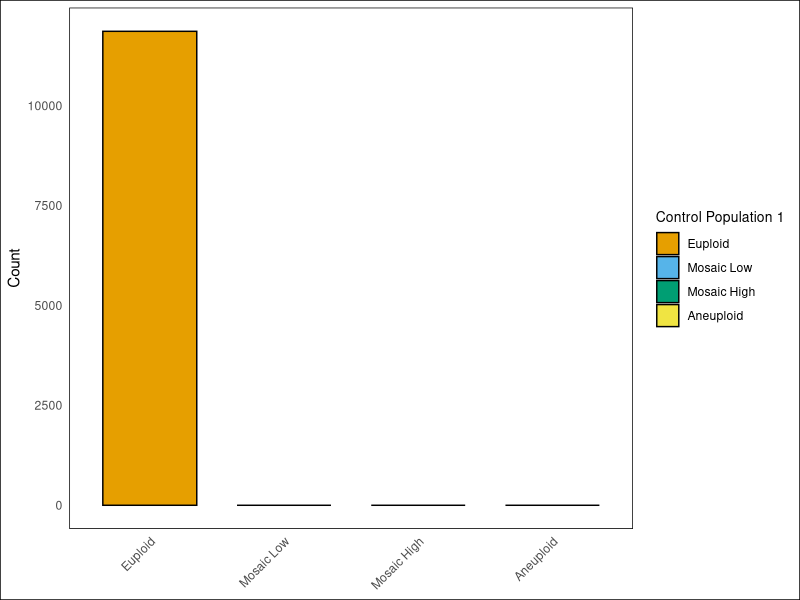
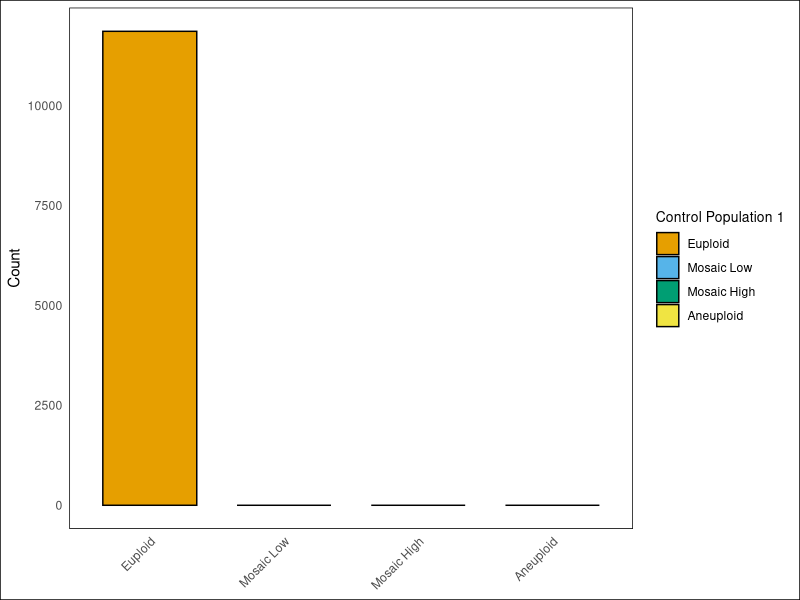

The R source for these figures, in order:
# Clinical data (for reference)
clinical_data <- c(6512, 799, 499, 4088)

# Set populations (as specified)
set_populations <- list(
  c(11860, 0, 0, 0),          # Population 1
  c(0, 0, 0, 11860),          # Population 2
  c(5930, 0, 0, 5930),        # Population 3
  c(3396, 2229, 2298, 3937),  # Population 4
  c(6512, 799, 499, 4088)     # Population 5 (same as clinical data)
)

# Labels for the set populations
set_labels <- c("Pop 1", "Pop 2", "Pop 3", "Pop 4", "Pop 5 (Clinical)")

# Choose the population to visualize (Population 1)
population_index <- 1  # Population 1

# Function to run chi-squared tests for set populations
run_chi_squared_for_sets <- function(clinical, set_pops) {
  p_values <- numeric(length(set_pops))
  for (i in 1:length(set_pops)) {
    chi_vals <- matrix(c(set_pops[[i]], clinical), ncol = 4, byrow = TRUE)
    test_result <- chisq.test(chi_vals)
    p_values[i] <- test_result$p.value
  }
  return(p_values)
}

# Run chi-squared tests for the set populations
set_p_values <- run_chi_squared_for_sets(clinical_data, set_populations)

# Create a data frame for Population 1
pop_df <- data.frame(
  Category = factor(c("Euploid", "Mosaic Low", "Mosaic High", "Aneuploid"),
                    levels = c("Euploid", "Mosaic Low", "Mosaic High", "Aneuploid")),
  Count = set_populations[[population_index]]
)

# Load ggplot2 library
library(ggplot2)

# Plot the histogram for Population 1
plot1 <- ggplot(pop_df, aes(x = Category, y = Count, fill = Category)) +
  geom_bar(stat = "identity", color = "black", width = 0.7) +
  theme_minimal() +
  labs(x = NULL, y = "Count") +  # Removed the x-axis label
  scale_fill_manual(values = c("Euploid" = "#E69F00", "Mosaic Low" = "#56B4E9",
                               "Mosaic High" = "#009E73", "Aneuploid" = "#F0E442"),
                    name = "Control Population 1") +  # Set legend title
  theme(
    axis.text.x = element_text(angle = 45, hjust = 1),
    panel.grid.major = element_blank(),
    panel.grid.minor = element_blank(),
    legend.title = element_text(size = 10),  # Adjust legend title size if needed
    plot.background = element_rect(fill = "white"), # White background for the plot area
    panel.background = element_rect(fill = "white") # White background for the panel area
  )

# Display the plot
print(plot1)

# Save the plot as a PNG file with white background
ggsave(filename = paste0("histogram_control_pop1.png"), plot = plot1, bg = "white", width = 6.7, height = 6.7, dpi = 300)
